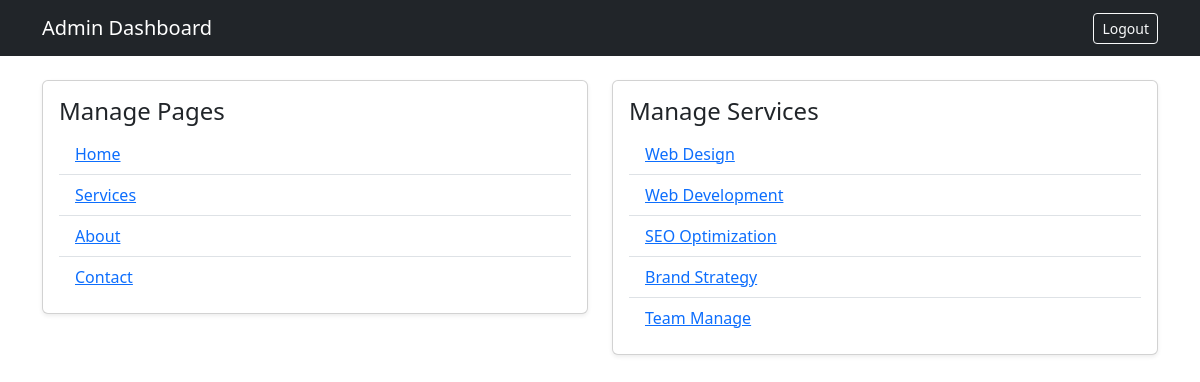
Page /admin/dashboard.php (signed in) on the committed database.
### tables this page shows
CREATE TABLE `pages` (
  `id` int(11) NOT NULL,
  `slug` varchar(100) NOT NULL,
  `title` varchar(255) NOT NULL,
  `content` text NOT NULL,
  `hero_title` varchar(255) DEFAULT NULL,
  `hero_text` text DEFAULT NULL,
  `image_url` varchar(255) DEFAULT NULL,
  `show_in_menu` tinyint(1) NOT NULL DEFAULT 1,
  `menu_order` int(11) NOT NULL DEFAULT 0,
  `hero_video_url` varchar(255) DEFAULT NULL
);

CREATE TABLE `services` (
  `id` int(11) NOT NULL,
  `title` varchar(255) NOT NULL,
  `slug` varchar(100) NOT NULL,
  `summary` text NOT NULL,
  `content` text NOT NULL,
  `image_url` varchar(255) DEFAULT NULL,
  `display_order` int(11) NOT NULL DEFAULT 0,
  `is_featured` tinyint(1) NOT NULL DEFAULT 0
);

### admin/dashboard.php (the view, shortened to what this page needs)
<?php
require '../includes/config.php';
$pages = $conn->query('SELECT id, slug, title FROM pages ORDER BY id ASC');
$services = $conn->query('SELECT id, title, slug FROM services ORDER BY id ASC');
?>
<!DOCTYPE html>
<html lang="en">
<head>
  <link href="https://cdn.jsdelivr.net/npm/bootstrap@5.3.3/dist/css/bootstrap.min.css" rel="stylesheet">
</head>
<body>
  <nav class="navbar navbar-dark bg-dark">
    <div class="container">
      <a class="navbar-brand" href="dashboard.php">Admin Dashboard</a>
      <a class="btn btn-outline-light btn-sm" href="logout.php">Logout</a>
    </div>
  </nav>
  <div class="container py-4">
    <div class="row g-4">
      <div class="col-lg-6">
        <div class="card shadow-sm">
          <div class="card-body">
            <h4>Manage Pages</h4>
            <ul class="list-group list-group-flush">
              <?php while ($page = $pages->fetch_assoc()): ?>
                <li class="list-group-item"><a href="page_form.php?slug=<?php echo urlencode($page['slug']); ?>"><?php echo htmlspecialchars($page['title']); ?></a></li>
              <?php endwhile; ?>
            </ul>
          </div>
        </div>
      </div>
      <div class="col-lg-6">
        <div class="card shadow-sm">
          <div class="card-body">
            <h4>Manage Services</h4>
            <ul class="list-group list-group-flush">
              <?php while ($service = $services->fetch_assoc()): ?>
                <li class="list-group-item"><a href="service_form.php?id=<?php echo (int)$service['id']; ?>"><?php echo htmlspecialchars($service['title']); ?></a></li>
              <?php endwhile; ?>
            </ul>
          </div>
        </div>
      </div>
    </div>
  </div>
</body>
</html>

### rows in the picture
pages: title "Home"
pages: title "Services"
pages: title "About"
pages: title "Contact"
services: title "Web Design"
services: title "Web Development"
services: title "SEO Optimization"
services: title "Brand Strategy"
services: title "Team Manage"
